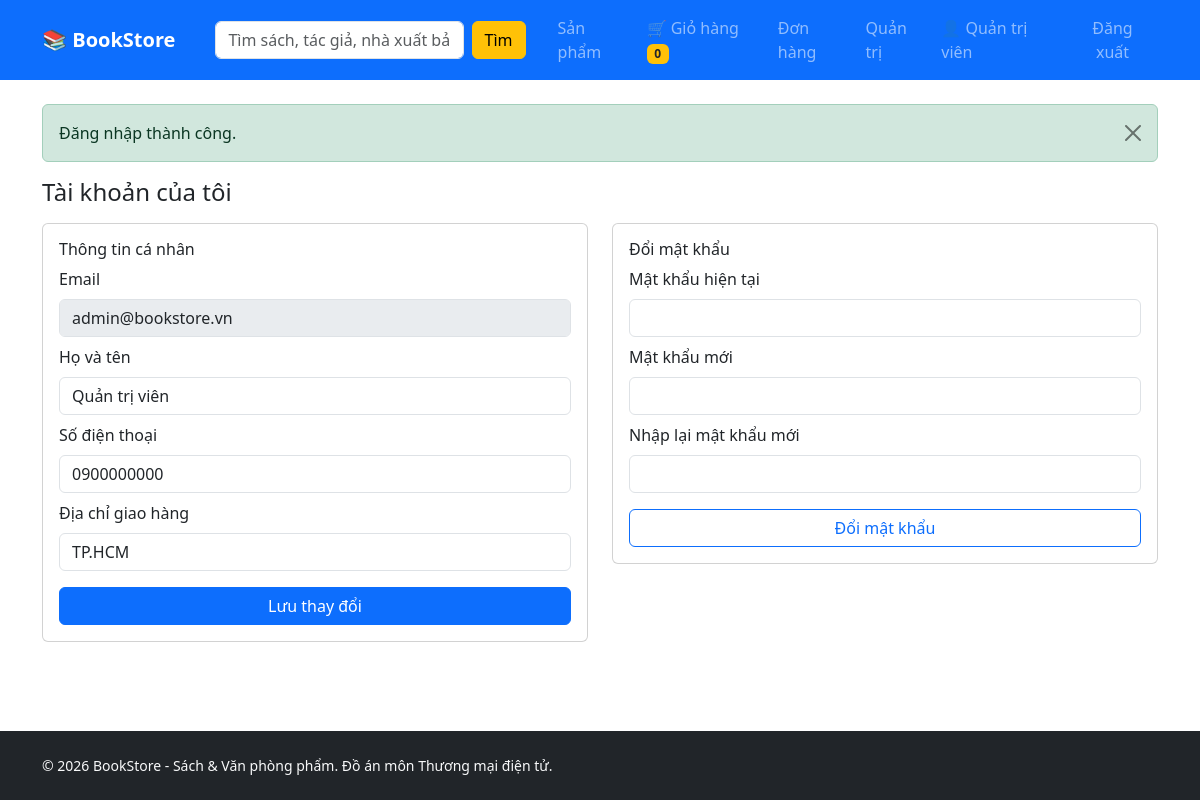
/tai-khoan (signed in), run on the app's committed database.
### tables this page shows
CREATE TABLE users (
    id          INT UNSIGNED AUTO_INCREMENT PRIMARY KEY,
    full_name   VARCHAR(100) NOT NULL,
    email       VARCHAR(150) NOT NULL UNIQUE,
    password    VARCHAR(255) NOT NULL,                   
    phone       VARCHAR(20)  NULL,
    address     VARCHAR(255) NULL,
    role        ENUM('customer','admin') NOT NULL DEFAULT 'customer',
    is_active   TINYINT(1)   NOT NULL DEFAULT 1,         
    created_at  TIMESTAMP    NOT NULL DEFAULT CURRENT_TIMESTAMP
);

### app/core/Controller.php (called while the page is built, shortened)
<?php
abstract class Controller
{
    protected function render(string $view, array $data = [], string $layout = 'main'): void
    {
        extract($data);
        require APP_PATH . "/views/$view.php";
        $content = ob_get_clean();
        require APP_PATH . "/views/layouts/$layout.php";
    }
}

### app/controllers/AccountController.php (called while the page is built, shortened)
<?php
class AccountController extends Controller
{
    public function profile(): void
    {
        $sess = require_login();
        $user = (new User())->findById($sess['id']);
        $this->render('account/profile', ['title' => 'Tài khoản của tôi', 'description' => 'Cập nhật thông tin cá nhân.', 'user' => $user]);
    }
}

### public/index.php (called while the page is built, shortened)
<?php
$config = require ROOT_PATH . '/config/config.php';
spl_autoload_register(function (string $class) {
    foreach (['core', 'controllers', 'models'] as $dir) {
        $file = APP_PATH . "/$dir/$class.php";
        if (is_file($file)) { require $file; return; }
    }
});
require APP_PATH . '/core/helpers.php';
$router = new Router();
$router->dispatch($_SERVER['REQUEST_METHOD'], $_SERVER['REQUEST_URI']);

### app/core/helpers.php (called while the page is built, shortened)
<?php
function e($value): string
{
    return htmlspecialchars((string)$value, ENT_QUOTES, 'UTF-8');
}
function url(string $path = ''): string
{
    return BASE_URL . '/' . ltrim($path, '/');
}
function asset(string $path): string
{
    return BASE_URL . '/public/assets/' . ltrim($path, '/');
}
function auth_user(): ?array
{
    return $_SESSION['user'] ?? null;
}
function require_login(): array
{
    return auth_user();
}
function flash_pull(): array
{
    $f = $_SESSION['flash'] ?? [];
    return $f;
}

### config/config.php (called while the page is built)
<?php
return [
    'app_name' => 'BookStore - Sách & Văn phòng phẩm',
    'db' => [
        'host'    => 'localhost',
        'name'    => 'bookstore',
        'user'    => 'root',
        'pass'    => '',
        'charset' => 'utf8mb4',
    ],
    'vnpay' => [
        'tmn_code'    => '',
        'hash_secret' => '',
        'pay_url'     => 'https://sandbox.vnpayment.vn/paymentv2/vpcpay.html',
    ],
];

### app/core/Database.php (called while the page is built)
<?php
class Database
{
    private static ?PDO $instance = null;
    public static function getConnection(): PDO
    {
        if (self::$instance === null) {
            global $config;
            $c = $config['db'];
            $dsn = "mysql:host={$c['host']};dbname={$c['name']};charset={$c['charset']}";
            self::$instance = new PDO($dsn, $c['user'], $c['pass'], [
                PDO::ATTR_ERRMODE            => PDO::ERRMODE_EXCEPTION,
                PDO::ATTR_DEFAULT_FETCH_MODE => PDO::FETCH_ASSOC,
                PDO::ATTR_EMULATE_PREPARES   => false,
            ]);
        }
        return self::$instance;
    }
}

### app/core/Model.php (called while the page is built, shortened)
<?php
abstract class Model
{
    public function __construct()
    {
        $this->db = Database::getConnection();
    }
}

### app/models/User.php (called while the page is built, shortened)
<?php
class User extends Model
{
    public function findById(int $id): ?array
    {
        $st = $this->db->prepare("SELECT * FROM users WHERE id = ?");
        $st->execute([$id]);
        return $st->fetch() ?: null;
    }
}

### app/models/Cart.php (called while the page is built, shortened)
<?php
class Cart extends Model
{
    public static function count(): int
    {
        return array_sum($_SESSION['cart'] ?? []);
    }
}

### app/views/account/profile.php (the view, shortened to what this page needs)
<h1 class="h4 mb-3">Tài khoản của tôi</h1>
<div class="row g-4">
    <div class="col-md-6">
        <form method="post" action="<?= url('/tai-khoan') ?>" class="card card-body">
            <h2 class="h6">Thông tin cá nhân</h2>
            <label class="form-label">Email</label>
            <input class="form-control mb-2" value="<?= e($user['email']) ?>" disabled>
            <label class="form-label">Họ và tên</label>
            <input name="full_name" class="form-control mb-2" required maxlength="100" value="<?= e($user['full_name']) ?>">
            <label class="form-label">Số điện thoại</label>
            <input name="phone" class="form-control mb-2" value="<?= e($user['phone']) ?>">
            <label class="form-label">Địa chỉ giao hàng</label>
            <input name="address" class="form-control mb-3" maxlength="255" value="<?= e($user['address']) ?>">
            <button class="btn btn-primary">Lưu thay đổi</button>
        </form>
    </div>
    <div class="col-md-6">
        <form method="post" action="<?= url('/tai-khoan/doi-mat-khau') ?>" class="card card-body">
            <h2 class="h6">Đổi mật khẩu</h2>
            <label class="form-label">Mật khẩu hiện tại</label>
            <input type="password" name="current_password" class="form-control mb-2" required>
            <label class="form-label">Mật khẩu mới</label>
            <input type="password" name="new_password" class="form-control mb-2" required minlength="6">
            <label class="form-label">Nhập lại mật khẩu mới</label>
            <input type="password" name="new_password_confirm" class="form-control mb-3" required minlength="6">
            <button class="btn btn-outline-primary">Đổi mật khẩu</button>
        </form>
    </div>
</div>

### app/core/Router.php (shortened to what this page needs)
<?php
class Router
{
    private array $routes = [];
    private function add(string $method, string $path, string $handler): void
    {
        $regex = preg_replace('#\{(\w+)\}#', '(?P<$1>[^/]+)', $path);
        $this->routes[] = [$method, '#^' . $regex . '$#', $handler];
    }
    public function dispatch(string $method, string $uri): void
    {
        $path = parse_url($uri, PHP_URL_PATH);
        $path = preg_replace('#^' . preg_quote(BASE_URL, '#') . '(/public)?#', '', $path);
        $path = '/' . trim($path, '/');
        foreach ($this->routes as [$routeMethod, $regex, $handler]) {
            if ($routeMethod === $method && preg_match($regex, $path, $matches)) {
                $params = array_filter($matches, 'is_string', ARRAY_FILTER_USE_KEY);
                [$controllerName, $action] = explode('@', $handler);
                (new $controllerName())->$action(...array_values($params));
                return;
            }
        }
    }
}

### app/views/layouts/main.php (shortened to what this page needs)
<!DOCTYPE html>
<html lang="vi">
<head>
    <link href="https://cdn.jsdelivr.net/npm/bootstrap@5.3.3/dist/css/bootstrap.min.css" rel="stylesheet">
    <link href="<?= asset('css/style.css') ?>" rel="stylesheet">
</head>
<body class="d-flex flex-column min-vh-100">
<nav class="navbar navbar-expand-lg navbar-dark bg-primary sticky-top">
    <div class="container">
        <a class="navbar-brand fw-bold" href="<?= url('/') ?>">📚 BookStore</a>
        <div id="nav" class="collapse navbar-collapse">
            <form class="d-flex mx-lg-4 flex-grow-1 my-2 my-lg-0" action="<?= url('/san-pham') ?>" method="get">
                <input class="form-control" name="q" placeholder="Tìm sách, tác giả, nhà xuất bản..." value="<?= e($_GET['q'] ?? '') ?>">
                <button class="btn btn-warning ms-2">Tìm</button>
            </form>
            <ul class="navbar-nav ms-auto">
                <li class="nav-item"><a class="nav-link" href="<?= url('/san-pham') ?>">Sản phẩm</a></li>
                <li class="nav-item"><a class="nav-link" href="<?= url('/gio-hang') ?>">🛒 Giỏ hàng <span class="badge bg-warning text-dark"><?= Cart::count() ?></span></a></li>
                <?php if ($u = auth_user()): ?>
                    <li class="nav-item"><a class="nav-link" href="<?= url('/don-hang') ?>">Đơn hàng</a></li>
                    <?php if ($u['role'] === 'admin'): ?><li class="nav-item"><a class="nav-link" href="<?= url('/admin') ?>">Quản trị</a></li><?php endif; ?>
                    <li class="nav-item"><a class="nav-link" href="<?= url('/tai-khoan') ?>">👤 <?= e($u['full_name']) ?></a></li>
                    <li class="nav-item"><form method="post" action="<?= url('/dang-xuat') ?>"><?= csrf_field() ?><button class="btn btn-link nav-link">Đăng xuất</button></form></li>
                <?php else: ?>
                    <li class="nav-item"><a class="nav-link" href="<?= url('/dang-nhap') ?>">Đăng nhập</a></li>
                    <li class="nav-item"><a class="nav-link" href="<?= url('/dang-ky') ?>">Đăng ký</a></li>
                <?php endif; ?>
            </ul>
        </div>
    </div>
</nav>
<main class="container py-4 flex-grow-1">
    <?php foreach (flash_pull() as $f): ?>
        <div class="alert alert-<?= e($f['type']) ?> alert-dismissible fade show"><?= e($f['message']) ?><button class="btn-close" data-bs-dismiss="alert"></button></div>
    <?php endforeach; ?>
    <?= $content ?>
</main>
<footer class="bg-dark text-light py-4 mt-4">
    <div class="container small">&copy; <?= date('Y') ?> BookStore - Sách &amp; Văn phòng phẩm. Đồ án môn Thương mại điện tử.</div>
</footer>
</body>
</html>

### data on the page
users: full_name "Quản trị viên", email "admin@bookstore.vn", phone "0900000000", address "TP.HCM"

### other printed values
$f['message'] "Đăng nhập thành công."
